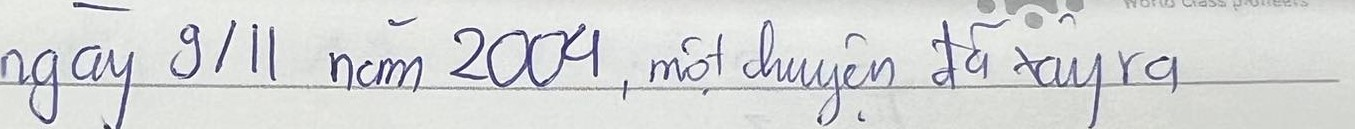
#> input picture OCR_Website/app/Models/text_detection/testing.jpg, 1355 x 129 px
$ python -i Image_Processing.py   (imports and definitions only)
#> lines starting #> are read from the running program, lines starting #| are printed output that depends on the picture; after the words box and inside, x2 and y2 are one past the last pixel; in counts of white or black regions, pixels touching at a corner belong together
#DPL302M/OCR project/Image_Processing.py

import cv2
import numpy as np


def preprocess_image(raw_image):
    """
    Argument:
        def preprocess_image
            - input 'raw_image': image's path
            - return 'normalized': image after processing
    """
#> called with raw_image = '../text_detection/testing.jpg'
    # Load an image
    image = cv2.imread(raw_image)
#> image is the input picture: shape (129, 1355, 3); mean B, G, R 215.2, 215.4, 213.8
    height = image.shape[0]
#> height = 129
    width = image.shape[1]
#> width = 1355

    image = cv2.resize(image,(int(118/height*width),118))
#> image: shape (118, 1239, 3)

    #convert Grayscale
    gray_img = cv2.cvtColor(image, cv2.COLOR_BGR2GRAY)
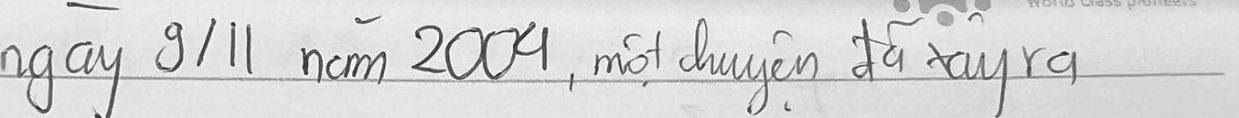
#> gray_img: shape (118, 1239); min 20, max 254, mean 214.8

    #Apply blur
    blurred  = cv2.GaussianBlur(gray_img, (5,5), 0)

    # Perform thresholding to create a binary image
    _, thresh = cv2.threshold(blurred, 0, 255, cv2.THRESH_BINARY + cv2.THRESH_OTSU)
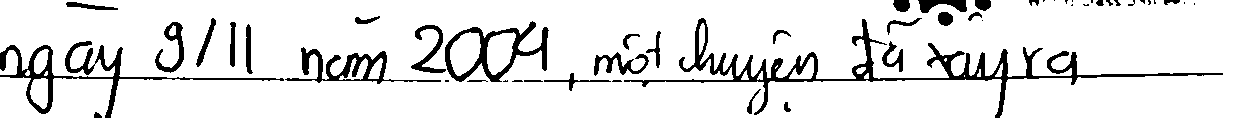
#> thresh: shape (118, 1239); 89.2% white; 51 black regions (18 under 20 px), largest, box (x1, y1, x2, y2) and area: (624, 18, 1223, 118) 5280, (0, 41, 284, 118) 2546, (445, 21, 549, 82) 1691

    # Optionally, perform morphological operations to further clean the image
    kernel = np.ones((3, 3), np.uint8)
    morphed = cv2.morphologyEx(thresh, cv2.MORPH_CLOSE, kernel)
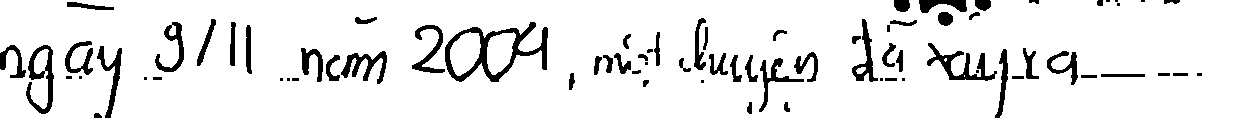
#> morphed: shape (118, 1239); 90.7% white; 78 black regions (15 under 20 px), largest, box (x1, y1, x2, y2) and area: (445, 22, 548, 82) 1683, (927, 43, 997, 81) 794, (26, 45, 54, 114) 744

    #normalized image
    normalized = morphed/255

    return normalized


def display_processed_image(image):
    """
    Argument:
        def display_processed_image:
            - input 'image': image that read from cv2
            - return: display processed image
    """

    # Display the processed image
    cv2.imshow('Processed Image', image)
    cv2.waitKey(0)
    cv2.destroyAllWindows()

>>> result = preprocess_image('../text_detection/testing.jpg')
